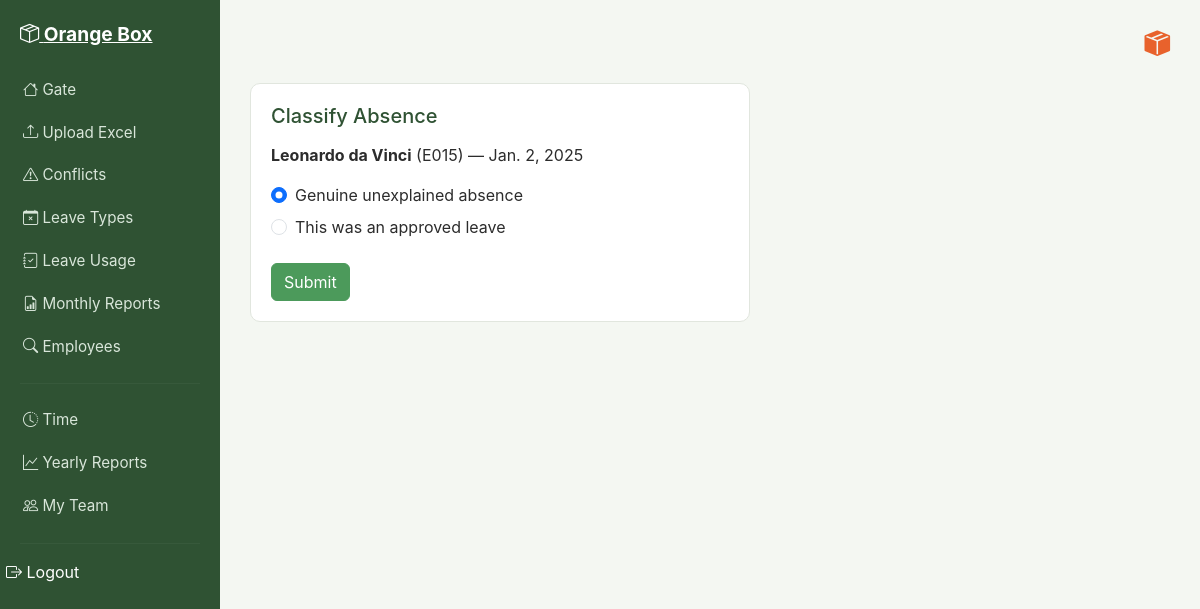
The app's page /records/1/resolve-gap/ (signed in), older data.
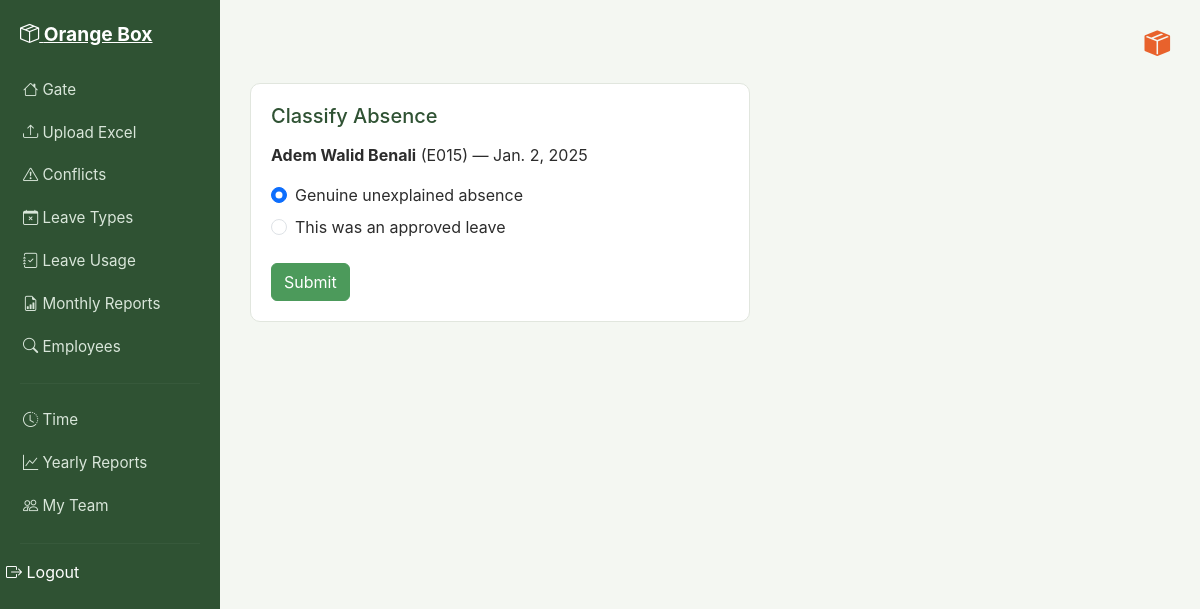
The same page, newer data.
### attendance/models.py (models this page shows, shortened)
class AttendanceRecord(models.Model):
    date = models.DateField()
    check_in = models.TimeField(null=True, blank=True)
    check_out = models.TimeField(null=True, blank=True)
    total_hours = models.FloatField(null=True, blank=True)
    status = models.CharField(max_length=50)
    employee = models.ForeignKey(Employee, on_delete=models.CASCADE)
    source_file = models.ForeignKey(ExcelFile, on_delete=models.CASCADE)
    gap_resolved = models.BooleanField(default=True)

class Employee(models.Model):
    employee_id = models.CharField(max_length=50, unique=True)
    name = models.CharField(max_length=150)
    sex = models.CharField(max_length=10, blank=True)
    birthday = models.DateField(null=True, blank=True)
    email = models.EmailField(unique=True, null=True, blank=True)
    phone_number = models.CharField(max_length=20, blank=True)
    department = models.ForeignKey(Department, on_delete=models.SET_NULL, null=True)
    date_added = models.DateTimeField(auto_now_add=True)

### attendance/views.py (the view, shortened to what this page needs)
# urls.py: path('records/<int:record_id>/resolve-gap/', views.resolve_gap, name='resolve_gap'),
@login_required
def resolve_gap(request, record_id):
    record = AttendanceRecord.objects.get(id=record_id)
    leave_types = Leaves.objects.all()
    return render(request, 'attendance/resolve_gap.html', {'record': record, 'leave_types': leave_types})

### attendance/context_processors.py (called while the page is built)
def notifications_context(request):
    if request.user.is_authenticated:
        unread = Notification.objects.filter(recipient=request.user, status='unread').order_by('-date')
        return {
            'unread_notifications': unread,
            'unread_count': unread.count()
        }
    return {'unread_notifications': [], 'unread_count': 0}

### attendance/templates/attendance/resolve_gap.html (shortened to what this page needs)
{% extends 'attendance/base.html' %}
{% block content %}
<div class="ob-card" style="max-width:500px;">
    <h5>Classify Absence</h5>
    <p><strong>{{ record.employee.name }}</strong> ({{ record.employee.employee_id }}) — {{ record.date }}</p>
    <form method="post">
        <div class="form-check mb-2">
            <input type="radio" name="choice" value="absence" class="form-check-input" id="choiceAbsence" checked>
            <label class="form-check-label" for="choiceAbsence">Genuine unexplained absence</label>
        </div>
        <div class="form-check mb-2">
            <input type="radio" name="choice" value="leave" class="form-check-input" id="choiceLeave">
            <label class="form-check-label" for="choiceLeave">This was an approved leave</label>
        </div>
        <button type="submit" class="btn btn-ob-save mt-3">Submit</button>
    </form>
</div>
{% endblock %}

Row changes from the older to the newer data that the page shows:
changed through a linked row, AttendanceRecord: employee.name "Leonardo da Vinci" → "Adem Walid Benali"
